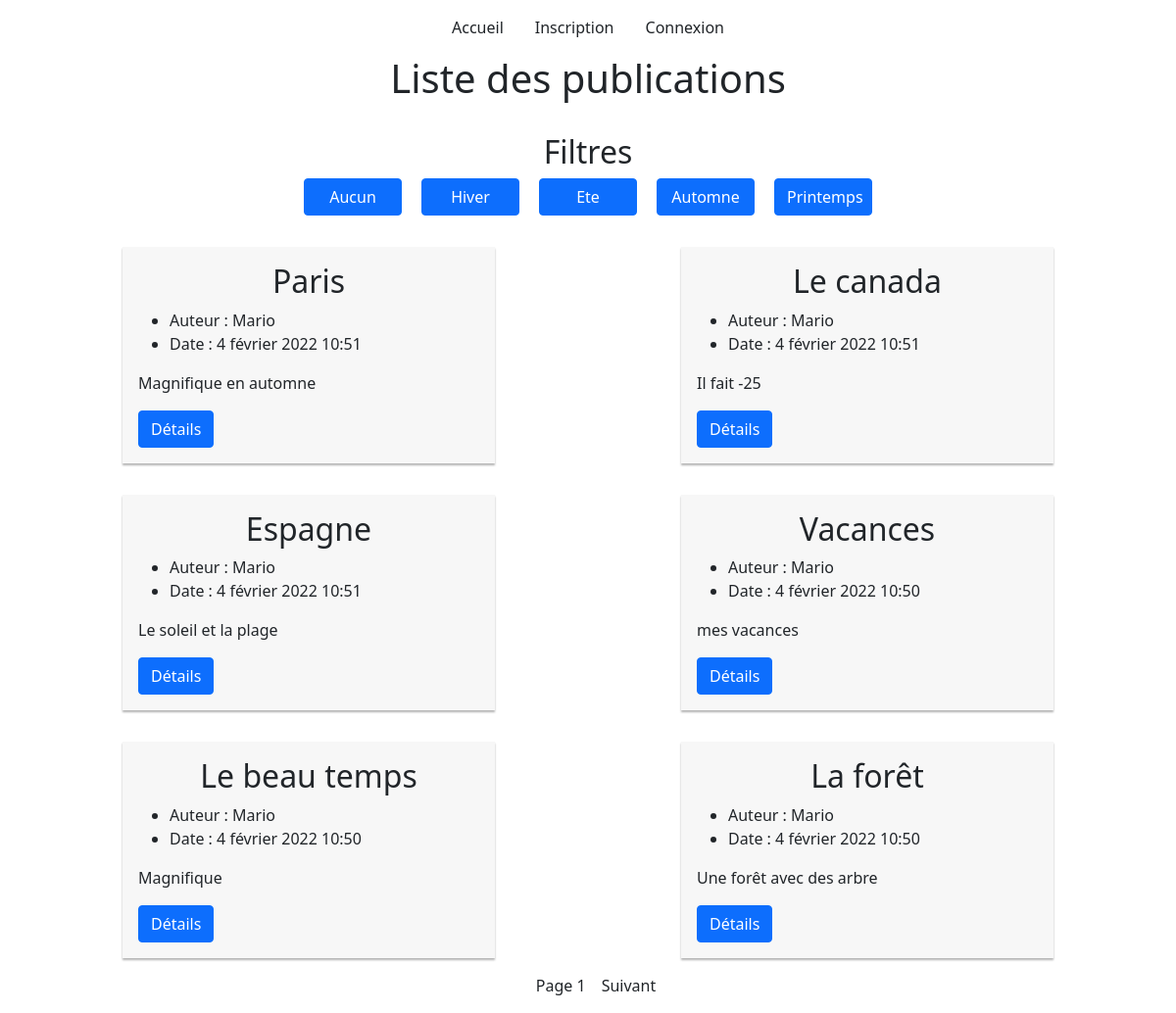
The page / on the database its author committed.
### blog/models.py (models this page shows, shortened)
class Category(models.Model):
    name = models.CharField(max_length=100)
    slug = models.SlugField(max_length=100)

class Post(models.Model):
    category = models.ForeignKey(Category, on_delete=models.CASCADE, related_name='category')
    STATUS = {
        ('Moi', 'moi'),
        ('Monde', 'monde')
    }
    title = models.CharField(max_length=100)
    slug = models.SlugField(max_length=100)
    author = models.ForeignKey(User, on_delete=models.CASCADE, related_name='post')
    content = models.TextField()
    date_creation = models.DateTimeField(auto_now_add=True)
    status = models.CharField(choices=STATUS, default='Monde', max_length=5)
    objects = models.Manager()
    published = StatusManager()
    class Meta:
        ordering = ['-id']

### blog/views.py (the view)
# urls.py: path('', views.post_list, name='post_list'),
def post_list(request, category=None):
    posts = Post.published.all()
    categories = Category.objects.all()
    if category:
        category = get_object_or_404(Category, slug=category)
        posts = posts.filter(category=category)
    paginator = Paginator(posts, 6)
    page = request.GET.get('page')
    try:
        posts = paginator.page(page)
    except PageNotAnInteger:
        posts = paginator.page(1)
    except EmptyPage:
        posts = paginator.page(paginator.num_pages)
    data = {
        'posts': posts,
        'page': posts,
        'categories': categories,
    }
    return render(request, 'listPost.html', data)

### blog/models.py (called while the page is built)
    def get_queryset(self):
        return super(StatusManager, self).get_queryset().filter(status='Monde')

### templates/listPost.html (shortened to what this page needs)
{% extends 'base.html' %}
{% block content %}
    <h1 class="d-flex justify-content-center">Liste des publications</h1>
    <section class="d-grid w-50 m-auto my-3">
        <h2 class="d-flex justify-content-center mt-3">Filtres</h2>
        <div class="d-flex justify-content-around p-0">
            <a class="filter btn btn-primary text-white" href="{% url 'post_list' %}">Aucun</a>
            {% for category in categories %}
                <a class="filter btn btn-primary text-white" href="{% url 'category_post_list' category.slug %}">{{ category.name }}</a>
            {% endfor %}
        </div>
    </section>
    <div class="container">
        <section class="row justify-content-around">
            {% for post in posts %}
                <section class="bg-color col-md-4 m-3 p-3">
                    <h2 class="d-flex justify-content-center">{{ post.title }}</h2>
                    <ul>
                        <li>Auteur : {{ post.author }}</li>
                        <li>Date : {{ post.date_creation }}</li>
                    </ul>
                    <p>{{ post.content|truncatechars:100 }}</p>
                    <a class="btn btn-primary text-white" href="/{{ post.slug }}/">Détails</a>
                </section>
            {% endfor %}
        </section>
    </div>
    <nav aria-label="Navigation" class="d-grid">
        <ul class="d-flex justify-content-center p-0">
            <li class="list-unstyled mx-3">Page {{ page.number }}</li>
            {% if page.has_next %}
                <li class="list-unstyled"><a class="text-dark" href="?page={{ page.next_page_number }}">Suivant</a></li>
            {% endif %}
        </ul>
    </nav>
{% endblock %}

### templates/base.html (shortened to what this page needs)
{% load static %}
<!doctype html>
<html class="no-js" lang="fr">
<head>
    <link rel="stylesheet" href="{% static 'css/normalize.css' %}">
    <link rel="stylesheet" href="{% static 'css/main.css' %}">
    <link rel="stylesheet" href="{% static 'css/style.css' %}">
    <link href="https://cdn.jsdelivr.net/npm/bootstrap@5.1.3/dist/css/bootstrap.min.css" rel="stylesheet">
</head>
<body>
{% include 'header.html' %}
{% block content %}
{% endblock %}
</body>
</html>

### templates/header.html
<header class="d-flex justify-content-center align-items-center m-3">
    <nav class="d-flex">
        <li class="list-unstyled mx-3"><a class="text-dark" href="{% url 'post_list' %}">Accueil</a></li>
        {% if user.is_authenticated %}
            <li class="list-unstyled mx-3"><a class="text-dark" href="{% url 'add_post' %}">Ajouter</a></li>
            <li class="list-unstyled mx-3"><a class="text-dark" href="{% url 'logout' %}">Déconnexion</a></li>
        {% else %}
            <li class="list-unstyled mx-3"><a class="text-dark" href="{% url 'signup' %}">Inscription</a></li>
            <li class="list-unstyled mx-3"><a class="text-dark" href="{% url 'login' %}">Connexion</a></li>
        {% endif %}
    </nav>
</header>

### static/css/main.css (style rules this page uses)
html { color: #222; font-size: 1em; line-height: 1.4; }

### static/css/style.css (style rules this page uses)
a, a:hover { text-decoration: none!important; }
.filter { width: 100px; }
.bg-color { background: #f7f7f7; box-shadow: 0px 2px 2px rgb(0 0 0 / 30%); }

### rows shown on the page
Category: name "Hiver"
Category: name "Ete"
Category: name "Automne"
Category: name "Printemps"
Post: title "Paris", author "Mario", date_creation "4 février 2022 10:51", content "Magnifique en automne"
Post: title "Le canada", author "Mario", date_creation "4 février 2022 10:51", content "Il fait -25"
Post: title "Espagne", author "Mario", date_creation "4 février 2022 10:51", content "Le soleil et la plage"
Post: title "Vacances", author "Mario", date_creation "4 février 2022 10:50", content "mes vacances"
Post: title "Le beau temps", author "Mario", date_creation "4 février 2022 10:50", content "Magnifique"
Post: title "La forêt", author "Mario", date_creation "4 février 2022 10:50", content "Une forêt avec des arbre"

### other values the page prints
{{ page.number }} "1"
